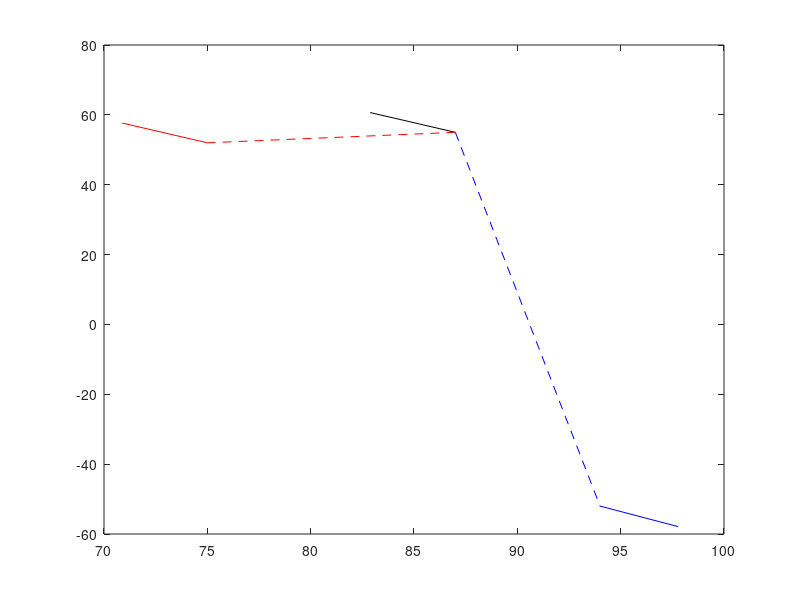

Here is the MATLAB script that generated this plot: (Note: this script raises an error after producing the figure.)
clc
clear all
close all

motionModel = [
    75, 52, 2.2;
    85, 74, 3.6;
    65, 52, 2.7;
    63, 49, 2.7;
    55, 42, 2;
    58, 45, 2.2;
    61, 46, 2.1;
    80, 45, 2.3;
    66, 44, 2.5;
    71, 54, 3.1
    ];

ekf = [
    94, -52, -1.0;
    94, 81, -1.3;
    65, -73, -2.1;
    77, 48, 2.6;
    52, 68, 1.2
    58, 66, -0.6;
    -25, -87, -2.0;
    -93, -14, -2.7;
    87, -24, 1.75;
    32, 89, -0.9;
    ];

real = [
    87, 55, 2.2;
    91, 84, 2.2;
    80, 57, 1.3;
    70, 50, 2.4;
    66, 46, 2.1;
    58,48, 2.4;
    68, 47, 2.2;
    78, 44, 2.4;
    73, 45, 2.4;
    78, 52, 2.6;
    ];

motionModelPositionErr = sqrt(sum((motionModel(:,1:2)-real(:,1:2)).^2,2))
ekfPositionErr = sqrt(sum((ekf(:,1:2)-real(:,1:2)).^2,2))


motionModelBearingErr = abs(mod(motionModel(:,3)-real(:,3) + pi, 2*pi) - pi)
ekfBearingErr = abs(mod(ekf(:,3)-real(:,3) + pi, 2*pi) - pi)

realRange = sqrt(sum(real(:,1:2).^2,2))
motionModelRange = sqrt(sum(motionModel(:,1:2).^2,2))
ekfRange = sqrt(sum(ekf(:,1:2).^2,2))

motionModelRangeErr = abs(motionModelRange - realRange)
ekfRangeErr = abs(ekfRange - realRange)

%Plot Agent positions
for n = 1:10
    figure(n)
    set(gca,'fontsize',17);
    plot([real(n,1), real(n,1) + 7 * cos(real(n,3))], [real(n,2), real(n,2) + 7 * sin(real(n,3))], 'k');
    hold on
    plot([ekf(n,1), ekf(n,1) + 7 * cos(ekf(n,3))], [ekf(n,2), ekf(n,2) + 7 * sin(ekf(n,3))], 'b');
    plot([motionModel(n,1), motionModel(n,1) + 7 * cos(motionModel(n,3))], [motionModel(n,2), motionModel(n,2) + 7 * sin(motionModel(n,3))], 'r');
    plot([real(n,1),ekf(n,1)],[real(n,2),ekf(n,2)],'--b');
    plot([real(n,1),motionModel(n,1)],[real(n,2),motionModel(n,2)],'--r');
    
    plot(0,0,'mO')
    plot(50,50,'g*')
    legend('Robot', 'EKF Prediction', 'Motion Model Prediction', 'EKF Position Error', 'Motion Model Position Error', 'Light Source', 'Robot Starting Position','Location','northwest')
    title('Localisation Methods of Mobile Robot')
    xlabel('x-position')
    ylabel('y-position')
    
    plotCircle(motionModel(n,1), motionModel(n,2),7,'r');
    plotCircle(ekf(n,1), ekf(n,2),7,'b');
    plotCircle(real(n,1), real(n,2),7,'k');
    
    hold off
    axis([-100,100,-100,100])
end

%Plot Position Error
figure(11)
hold on
bar(1:2,[mean(motionModelPositionErr),mean(ekfPositionErr)])
errorbar(1:2,[mean(motionModelPositionErr),mean(ekfPositionErr)],[std(motionModelPositionErr),std(ekfPositionErr)],'r.')
hold off
set(gca,'fontsize',17);
title('Average Position Error of Different Localisation Algorithms');
ylabel('Position Error (cm)');
xlabel('Localisation Technique')
set(gca, 'XTick', 1:2, 'XTickLabel', {'Motion Model', 'EKF'});

%Plot Position Error
figure(12)
hold on
bar(1:2,[mean(motionModelBearingErr),mean(ekfBearingErr)])
errorbar(1:2,[mean(motionModelBearingErr),mean(ekfBearingErr)],[std(motionModelBearingErr),std(ekfBearingErr)],'r.')
hold off
set(gca,'fontsize',17);
title('Average Bearing Error of Different Localisation Algorithms');
ylabel('Bearing Error (radians)');
xlabel('Localisation Technique')
set(gca, 'XTick', 1:2, 'XTickLabel', {'Motion Model', 'EKF'});

%Range Error
figure(13)
hold on
bar(1:2,[mean(motionModelRangeErr),mean(ekfRangeErr)])
errorbar(1:2,[mean(motionModelRangeErr),mean(ekfRangeErr)],[std(motionModelRangeErr),std(ekfRangeErr)],'r.')
hold off
set(gca,'fontsize',17);
title('Average Bearing Error of Different Localisation Algorithms');
ylabel('Bearing Error (radians)');
xlabel('Localisation Technique')
set(gca, 'XTick', 1:2, 'XTickLabel', {'Motion Model', 'EKF'});


